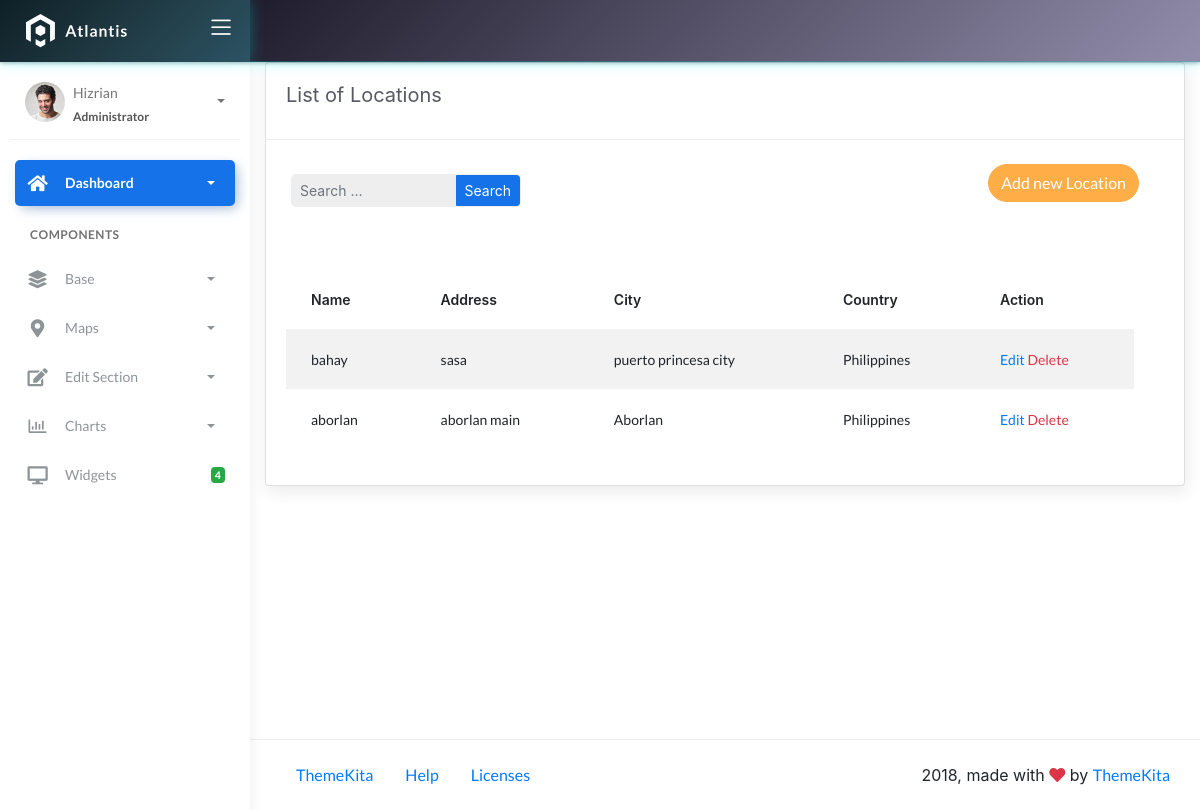
Page /locations/ on the committed database.
### fire/models.py (models this page shows)
class BaseModel(models.Model):
    created_at = models.DateTimeField(auto_now_add=True, db_index=True)
    updated_at = models.DateTimeField(auto_now=True)
    class Meta:
        abstract = True

class Locations(BaseModel):
    name = models.CharField(max_length=150)
    latitude = models.DecimalField(
        max_digits=22, decimal_places=16, null=True, blank=True)
    longitude = models.DecimalField(
        max_digits=22, decimal_places=16, null=True, blank=True)
    address = models.CharField(max_length=150)
    city = models.CharField(max_length=150)  # can be in separate table
    country = models.CharField(max_length=150)  # can be in separate table

### fire/views.py (the view, shortened to what this page needs)
# urls.py: path('locations/', LocationListView.as_view(), name='location-list'),
class LocationListView(ListView):
    model = Locations
    template_name = 'location_list.html'
    context_object_name = 'object_list'
    paginate_by = 10
    def get_queryset(self, *args, **kwargs):
        qs = super().get_queryset(*args, **kwargs)
        query = self.request.GET.get("q")
        return qs

### templates/location_list.html (shortened to what this page needs)
{% extends 'base.html' %}
{% load static %}
{% block content %}
<div class="content">
  <div class="container-fluid">
     <div class="row">
      <div class="col-md-12">
        <div class="card">
         <div class="card-header">
           <div class="card-title">List of Locations</div>
        </div>
        <div class="col-md-12 row">
          <div class="col-md-4">
            <form class="navbar-left navbar-form nav-search mr-md-3" action="{% url 'location-list' %}">
              <div class="form-group">
                <div class="input-group">
                  <input type="text" id="search" placeholder="Search ..." class="form-control form-control-sm" name="q" />
                  <div class="input-group-append">
                    <button class="btn btn-sm btn-primary" type="submit">Search</button>
                  </div>
                </div>
              </div>
            </form>
          </div>
        <div class="col-md-2">
         </div>
            <div class="col-md-6">
              <div class="pull-right"> <a href="{% url 'location-add' %}" class="btn btn-warning btn-rounded">Add new Location</a>
        </div>
        </div>
        <div class="card-body">
        <table class="table table-striped mt-3">
        <thead>
            <tr>
              <th scope="col">Name</th>
              <th scope="col">Address</th>
              <th scope="col">City</th>
              <th scope="col">Country</th>
              <th scope="col">Action</th>
            </tr>
            </thead>
            <tbody>
              {% for object in object_list %}
              <tr>
                <td>{{ object.name }}</td>
                <td>{{ object.address }}</td>
                <td>{{ object.city }}</td>
                <td>{{ object.country }}</td>
                <td>
                    <a href="{% url 'location-update' object.id %}">Edit</a>
                    <a href="{% url 'location-delete' object.id %}" class="text-danger">Delete</a>
                </td>
              </tr>
              {% empty %}
              <tr>
                <td colspan="5" style="text-align: center">
                <p class="text-sm font-weight-bold mb-0">No Records Found.</p>
                </td>
            </tr>
              {% endfor %}
              </tbody>
            </table>
           </div>
          </div>
        </div>
      </div>
    </div>
</div>
{% endblock %}

### rows in the picture
Locations: name "bahay", address "sasa", city "puerto princesa city", country "Philippines"
Locations: name "aborlan", address "aborlan main", city "Aborlan", country "Philippines"
